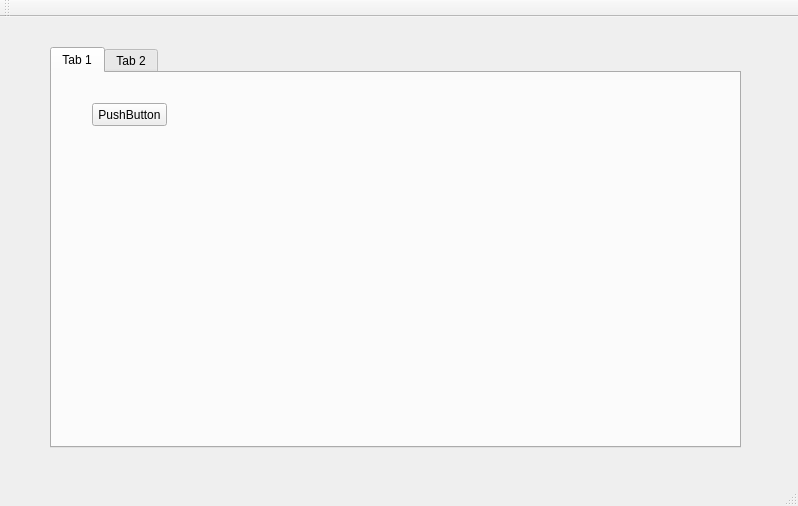
<?xml version="1.0" encoding="UTF-8"?>
<ui version="4.0">
 <class>MainWindow</class>
 <widget class="QMainWindow" name="MainWindow">
  <property name="geometry">
   <rect>
    <x>0</x>
    <y>0</y>
    <width>798</width>
    <height>506</height>
   </rect>
  </property>
  <property name="windowTitle">
   <string>MainWindow</string>
  </property>
  <widget class="QWidget" name="centralWidget">
   <widget class="QTabWidget" name="tabWidget">
    <property name="geometry">
     <rect>
      <x>50</x>
      <y>30</y>
      <width>691</width>
      <height>401</height>
     </rect>
    </property>
    <property name="currentIndex">
     <number>0</number>
    </property>
    <widget class="QWidget" name="tab">
     <attribute name="title">
      <string>Tab 1</string>
     </attribute>
     <widget class="QPushButton" name="pushButton_3">
      <property name="geometry">
       <rect>
        <x>40</x>
        <y>30</y>
        <width>75</width>
        <height>23</height>
       </rect>
      </property>
      <property name="text">
       <string>PushButton</string>
      </property>
     </widget>
    </widget>
    <widget class="QWidget" name="tab_2">
     <attribute name="title">
      <string>Tab 2</string>
     </attribute>
     <widget class="QPushButton" name="pushButton">
      <property name="geometry">
       <rect>
        <x>10</x>
        <y>30</y>
        <width>75</width>
        <height>23</height>
       </rect>
      </property>
      <property name="text">
       <string>PushButton</string>
      </property>
     </widget>
     <widget class="QPushButton" name="pushButton_2">
      <property name="geometry">
       <rect>
        <x>10</x>
        <y>60</y>
        <width>75</width>
        <height>23</height>
       </rect>
      </property>
      <property name="text">
       <string>PushButton</string>
      </property>
     </widget>
    </widget>
   </widget>
  </widget>
  <widget class="QMenuBar" name="menuBar">
   <property name="geometry">
    <rect>
     <x>0</x>
     <y>0</y>
     <width>798</width>
     <height>21</height>
    </rect>
   </property>
  </widget>
  <widget class="QToolBar" name="mainToolBar">
   <attribute name="toolBarArea">
    <enum>TopToolBarArea</enum>
   </attribute>
   <attribute name="toolBarBreak">
    <bool>false</bool>
   </attribute>
  </widget>
  <widget class="QStatusBar" name="statusBar"/>
 </widget>
 <layoutdefault spacing="6" margin="11"/>
 <resources/>
 <connections/>
</ui>
